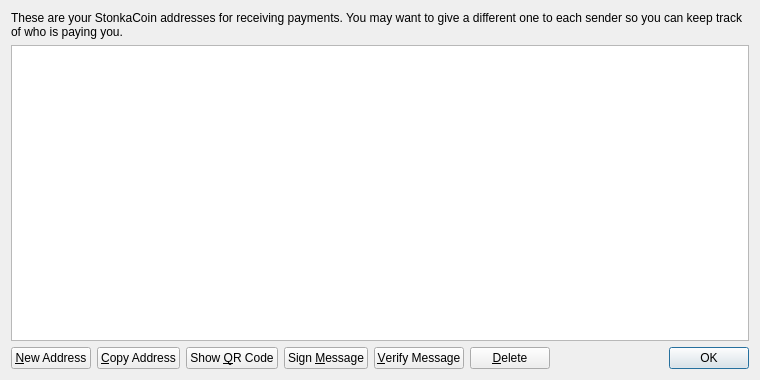
<?xml version="1.0" encoding="UTF-8"?>
<ui version="4.0">
 <class>AddressBookPage</class>
 <widget class="QWidget" name="AddressBookPage">
  <property name="geometry">
   <rect>
    <x>0</x>
    <y>0</y>
    <width>760</width>
    <height>380</height>
   </rect>
  </property>
  <property name="windowTitle">
   <string>Address Book</string>
  </property>
  <layout class="QVBoxLayout" name="verticalLayout">
   <item>
    <widget class="QLabel" name="labelExplanation">
     <property name="text">
      <string>These are your StonkaCoin addresses for receiving payments. You may want to give a different one to each sender so you can keep track of who is paying you.</string>
     </property>
     <property name="textFormat">
      <enum>Qt::PlainText</enum>
     </property>
     <property name="wordWrap">
      <bool>true</bool>
     </property>
    </widget>
   </item>
   <item>
    <widget class="QTableView" name="tableView">
     <property name="contextMenuPolicy">
      <enum>Qt::CustomContextMenu</enum>
     </property>
     <property name="toolTip">
      <string>Double-click to edit address or label</string>
     </property>
     <property name="tabKeyNavigation">
      <bool>false</bool>
     </property>
     <property name="alternatingRowColors">
      <bool>true</bool>
     </property>
     <property name="selectionMode">
      <enum>QAbstractItemView::SingleSelection</enum>
     </property>
     <property name="selectionBehavior">
      <enum>QAbstractItemView::SelectRows</enum>
     </property>
     <property name="sortingEnabled">
      <bool>true</bool>
     </property>
     <attribute name="verticalHeaderVisible">
      <bool>false</bool>
     </attribute>
    </widget>
   </item>
   <item>
    <layout class="QHBoxLayout" name="horizontalLayout">
     <item>
      <widget class="QPushButton" name="newAddressButton">
       <property name="toolTip">
        <string>Create a new address</string>
       </property>
       <property name="text">
        <string>&amp;New Address</string>
       </property>
       <property name="icon">
        <iconset resource="../bitcoin.qrc">
         <normaloff>:/icons/add</normaloff>:/icons/add</iconset>
       </property>
      </widget>
     </item>
     <item>
      <widget class="QPushButton" name="copyToClipboard">
       <property name="toolTip">
        <string>Copy the currently selected address to the system clipboard</string>
       </property>
       <property name="text">
        <string>&amp;Copy Address</string>
       </property>
       <property name="icon">
        <iconset resource="../bitcoin.qrc">
         <normaloff>:/icons/editcopy</normaloff>:/icons/editcopy</iconset>
       </property>
      </widget>
     </item>
     <item>
      <widget class="QPushButton" name="showQRCode">
       <property name="text">
        <string>Show &amp;QR Code</string>
       </property>
       <property name="icon">
        <iconset resource="../bitcoin.qrc">
         <normaloff>:/icons/qrcode</normaloff>:/icons/qrcode</iconset>
       </property>
      </widget>
     </item>
     <item>
      <widget class="QPushButton" name="signMessage">
       <property name="toolTip">
        <string>Sign a message to prove you own a StonkaCoin address</string>
       </property>
       <property name="text">
        <string>Sign &amp;Message</string>
       </property>
       <property name="icon">
        <iconset resource="../bitcoin.qrc">
         <normaloff>:/icons/edit</normaloff>:/icons/edit</iconset>
       </property>
      </widget>
     </item>
     <item>
      <widget class="QPushButton" name="verifyMessage">
       <property name="toolTip">
        <string>Verify a message to ensure it was signed with a specified StonkaCoin address</string>
       </property>
       <property name="text">
        <string>&amp;Verify Message</string>
       </property>
       <property name="icon">
        <iconset resource="../bitcoin.qrc">
         <normaloff>:/icons/transaction_0</normaloff>:/icons/transaction_0</iconset>
       </property>
      </widget>
     </item>
     <item>
      <widget class="QPushButton" name="deleteButton">
       <property name="toolTip">
        <string>Delete the currently selected address from the list</string>
       </property>
       <property name="text">
        <string>&amp;Delete</string>
       </property>
       <property name="icon">
        <iconset resource="../bitcoin.qrc">
         <normaloff>:/icons/remove</normaloff>:/icons/remove</iconset>
       </property>
      </widget>
     </item>
     <item>
      <spacer name="horizontalSpacer">
       <property name="orientation">
        <enum>Qt::Horizontal</enum>
       </property>
       <property name="sizeHint" stdset="0">
        <size>
         <width>40</width>
         <height>20</height>
        </size>
       </property>
      </spacer>
     </item>
     <item>
      <widget class="QDialogButtonBox" name="buttonBox">
       <property name="sizePolicy">
        <sizepolicy hsizetype="Maximum" vsizetype="Fixed">
         <horstretch>0</horstretch>
         <verstretch>0</verstretch>
        </sizepolicy>
       </property>
       <property name="standardButtons">
        <set>QDialogButtonBox::Ok</set>
       </property>
      </widget>
     </item>
    </layout>
   </item>
  </layout>
 </widget>
 <resources>
  <include location="../bitcoin.qrc"/>
 </resources>
 <connections/>
</ui>
